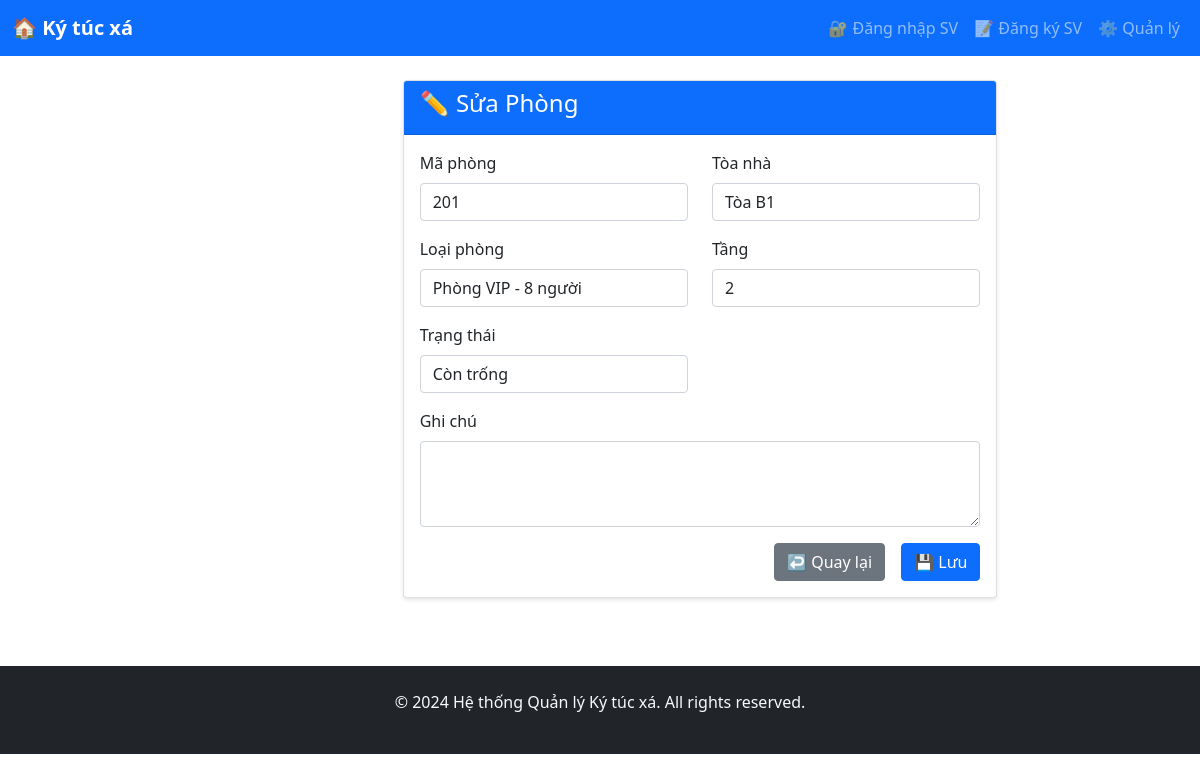
/rooms/2/edit/, run on the app's committed database.
### dormitory/models.py (models this page shows, shortened)
class Room(models.Model):
    room_number = models.CharField(max_length=10)
    building = models.ForeignKey(Building, on_delete=models.CASCADE)
    room_type = models.ForeignKey(RoomType, on_delete=models.CASCADE)
    floor = models.IntegerField()
    status_choices = (
        ('available', 'Còn trống'),
        ('occupied', 'Đã thuê'),
        ('maintenance', 'Bảo trì'),
    )
    status = models.CharField(max_length=20, choices=status_choices, default='available')
    current_occupancy = models.IntegerField(default=0)
    notes = models.TextField(blank=True)
    class Meta:
        unique_together = ['building', 'room_number']

### dormitory/views.py (the view)
# urls.py: path('rooms/<int:pk>/edit/', views.room_update, name='room_edit'),
def room_update(request, pk):
    room = get_object_or_404(Room, pk=pk)
    if request.method == 'POST':
        form = RoomForm(request.POST, instance=room)
        if form.is_valid():
            form.save()
            return redirect('room_list')
    else:
        form = RoomForm(instance=room)
    return render(request, 'dormitory/room_form.html', {'form': form})

### dormitory/forms.py
class RoomForm(forms.ModelForm):
    class Meta:
        model = Room
        fields = ['room_number', 'building', 'room_type', 'floor', 'status', 'notes']
        widgets = {
            'room_number': forms.TextInput(attrs={'class': 'form-control'}),
            'building': forms.Select(attrs={'class': 'form-control'}),
            'room_type': forms.Select(attrs={'class': 'form-control'}),
            'floor': forms.NumberInput(attrs={'class': 'form-control'}),
            'status': forms.Select(attrs={'class': 'form-control'}),
            'notes': forms.Textarea(attrs={'class': 'form-control', 'rows': 3}),
        }

### dormitory/models.py (called while the page is built)
    def __str__(self):
        return self.name

    def __str__(self):
        return f"{self.name} - {self.capacity} người"

### dormitory/templates/dormitory/room_form.html (shortened to what this page needs)
{% extends 'base.html' %}
{% block content %}
<div class="row justify-content-center">
    <div class="col-md-8">
        <div class="card">
            <div class="card-header bg-primary text-white">
                <h4>{% if form.instance.pk %}✏️ Sửa{% else %}➕ Thêm{% endif %} Phòng</h4>
            </div>
            <div class="card-body">
                <form method="post">
                    <div class="row">
                        <div class="col-md-6 mb-3">
                            <label class="form-label">Mã phòng</label>
                            {{ form.room_number }}
                        </div>
                        <div class="col-md-6 mb-3">
                            <label class="form-label">Tòa nhà</label>
                            {{ form.building }}
                        </div>
                    </div>
                    <div class="row">
                        <div class="col-md-6 mb-3">
                            <label class="form-label">Loại phòng</label>
                            {{ form.room_type }}
                        </div>
                        <div class="col-md-6 mb-3">
                            <label class="form-label">Tầng</label>
                            {{ form.floor }}
                        </div>
                    </div>
                    <div class="row">
                        <div class="col-md-6 mb-3">
                            <label class="form-label">Trạng thái</label>
                            {{ form.status }}
                        </div>
                    </div>
                    <div class="mb-3">
                        <label class="form-label">Ghi chú</label>
                        {{ form.notes }}
                    </div>
                    <div class="d-grid gap-2 d-md-flex justify-content-md-end">
                        <a href="{% url 'room_list' %}" class="btn btn-secondary me-md-2">↩️ Quay lại</a>
                        <button type="submit" class="btn btn-primary">💾 Lưu</button>
                    </div>
                </form>
            </div>
        </div>
    </div>
</div>
{% endblock %}

### templates/base.html (style rules this page uses)
.card { box-shadow: 0 2px 4px rgba(0, 0, 0, 0.1); margin-bottom: 20px; }

### data on the page
Room: room_number "201", building "Tòa B1", room_type "Phòng VIP - 8 người", floor "2", status "Còn trống"
